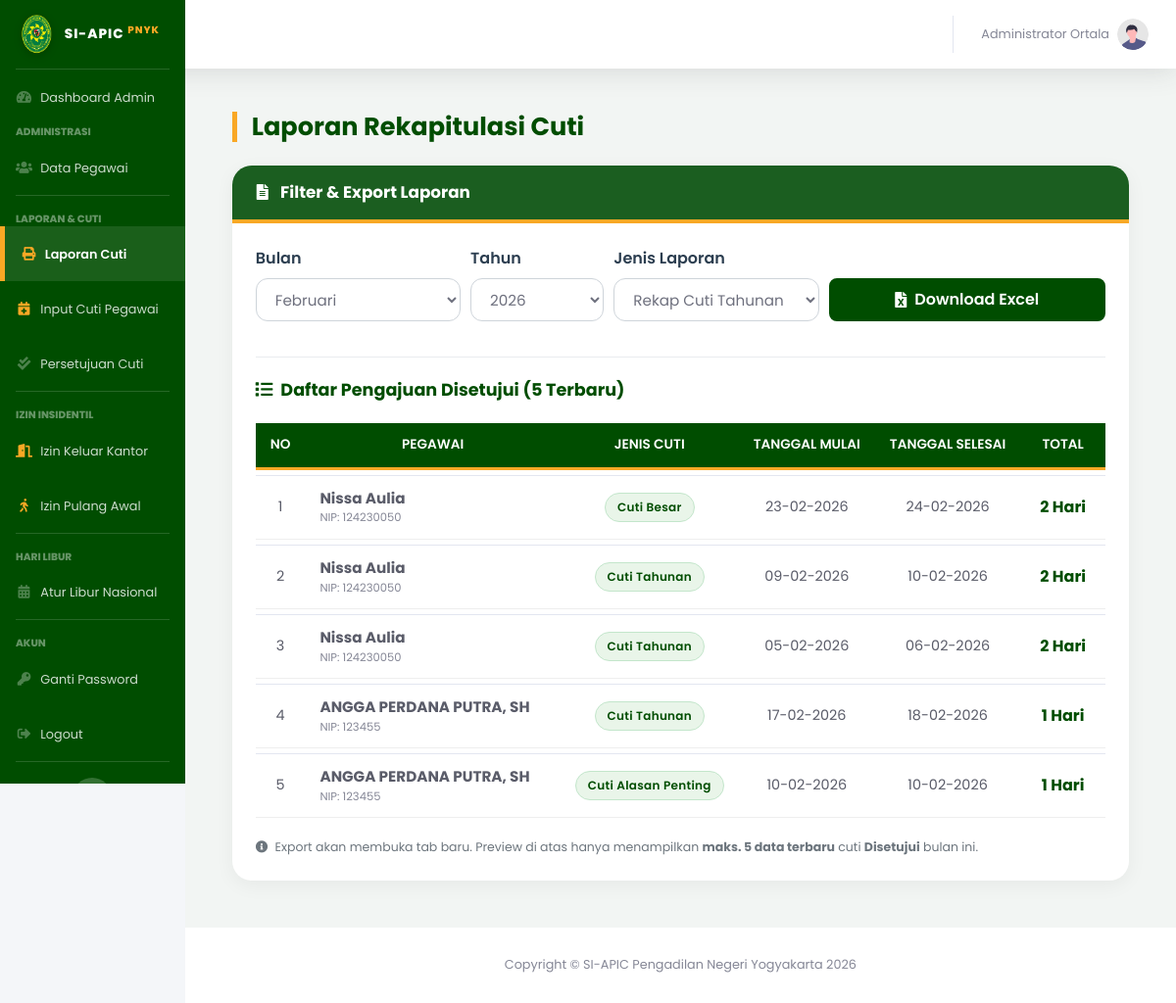
The app's page /index.php?page=laporan_cuti (signed in), older data.
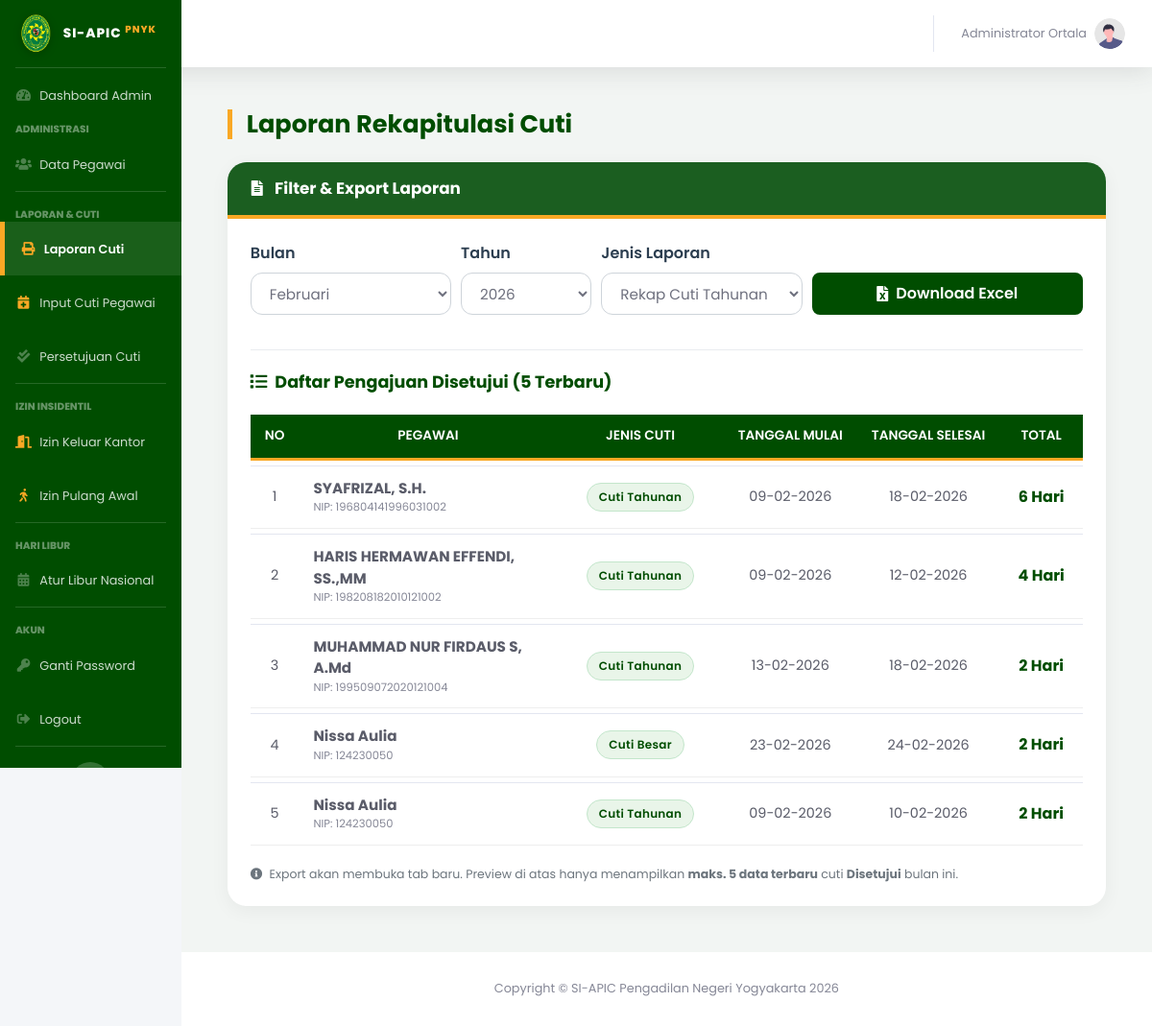
The same page, newer data.
### tables this page shows
CREATE TABLE `pengajuan_cuti` (
  `id_pengajuan` int(11) NOT NULL,
  `id_user` int(11) NOT NULL,
  `jenis_cuti` varchar(50) DEFAULT NULL,
  `id_atasan` int(11) DEFAULT NULL,
  `id_jenis` int(11) NOT NULL,
  `nomor_surat` varchar(100) DEFAULT NULL,
  `tgl_pengajuan` date DEFAULT NULL,
  `tgl_mulai` date NOT NULL,
  `tgl_selesai` date NOT NULL,
  `lama_hari` int(11) NOT NULL,
  `alasan` text NOT NULL,
  `no_telepon` varchar(20) DEFAULT NULL,
  `masa_kerja` varchar(50) DEFAULT NULL,
  `alamat_cuti` text NOT NULL,
  `status` enum('Diajukan','Disetujui','Ditolak','Dibatalkan') DEFAULT 'Diajukan',
  `catatan_admin` text DEFAULT NULL,
  `created_at` timestamp NOT NULL DEFAULT current_timestamp(),
  `sisa_cuti_n` int(11) DEFAULT 0,
  `sisa_cuti_n1` int(11) DEFAULT 0,
  `dipotong_n1` int(11) DEFAULT 0,
  `dipotong_n` int(11) DEFAULT 0,
  `id_pejabat` int(11) DEFAULT 0,
  `ttd_pejabat` enum('ketua','wakil','plh') DEFAULT 'ketua'
);

CREATE TABLE `users` (
  `id_user` int(11) NOT NULL,
  `nip` varchar(30) NOT NULL,
  `masa_kerja` varchar(50) DEFAULT NULL,
  `password` varchar(255) NOT NULL,
  `nama_lengkap` varchar(100) NOT NULL,
  `jabatan` varchar(100) DEFAULT NULL,
  `kategori_laporan` enum('HAKIM KARIR DAN AD HOC','PANITERA DAN PANMUD','SEKRETARIS DAN KASUBBAG','PANITERA PENGGANTI','JURUSITA','JURUSITA PENGGANTI','STAF') NOT NULL,
  `pangkat` varchar(50) DEFAULT NULL,
  `unit_kerja` varchar(100) DEFAULT 'Pengadilan Negeri Yogyakarta',
  `no_telepon` varchar(20) DEFAULT NULL,
  `role` enum('admin','user') NOT NULL,
  `is_atasan_langsung` tinyint(1) DEFAULT 0 COMMENT '1=Bisa TTD, 0=Staf Biasa',
  `sisa_cuti_n` int(11) DEFAULT 12,
  `sisa_cuti_n1` int(11) DEFAULT 0,
  `sisa_cuti_n2` int(11) DEFAULT 0,
  `kuota_cuti_sakit` int(11) DEFAULT 14,
  `created_at` timestamp NOT NULL DEFAULT current_timestamp(),
  `status_akun` enum('aktif','nonaktif') DEFAULT 'aktif',
  `id_atasan` int(11) DEFAULT NULL,
  `is_atasan` enum('0','1') DEFAULT '0'
);

CREATE TABLE `jenis_cuti` (
  `id_jenis` int(11) NOT NULL,
  `nama_jenis` varchar(50) NOT NULL
);

### pages/admin/laporan_cuti.php (the view, shortened to what the changed rows need)
<?php
$bln = date('m');
$thn = date('Y');
$query_preview = "SELECT p.*, u.nama_lengkap, u.nip, j.nama_jenis
                  FROM pengajuan_cuti p
                  JOIN users u ON p.id_user = u.id_user
                  JOIN jenis_cuti j ON p.id_jenis = j.id_jenis
                  WHERE p.status = 'Disetujui'
                    AND MONTH(p.tgl_mulai) = '$bln'
                    AND YEAR(p.tgl_mulai) = '$thn'
                  ORDER BY p.created_at DESC, p.id_pengajuan DESC
                  LIMIT 5";
$result_preview = mysqli_query($koneksi, $query_preview);
?>
<div class="container-fluid mb-5">
    <div class="d-sm-flex align-items-center justify-content-between mb-4 mt-4">
        <h1 class="h3 mb-0 page-header-title">Laporan Rekapitulasi Cuti</h1>
    </div>
    <div class="card card-pn-custom">
        <div class="card-body p-4">
            <div class="table-responsive">
                <table class="table table-custom table-hover">
                    <thead class="thead-pn">
                        <tr class="text-center">
                            <th style="width: 50px; min-width: 50px;">No</th>
                            <th>Pegawai</th>
                            <th width="20%">Jenis Cuti</th>
                            <th width="15%">Tanggal Mulai</th>
                            <th width="15%">Tanggal Selesai</th>
                            <th width="10%">Total</th>
                        </tr>
                    </thead>
                    <tbody>
                        <?php
                        $no = 1;
                        if ($result_preview && mysqli_num_rows($result_preview) > 0) {
                            while ($row = mysqli_fetch_assoc($result_preview)) {
                                $total_hari = isset($row['lama_hari']) ? (int)$row['lama_hari'] : 0;
                        ?>
                        <tr class="align-middle">
                            <td class="text-center text-dark"><?php echo $no; ?></td>
                            <td class="text-left">
                                <div class="d-flex flex-column justify-content-center">
                                    <span class="font-weight-bold text-dark" style="font-size: 0.95rem;"><?php echo $row['nama_lengkap']; ?></span>
                                    <span class="small text-secondary">NIP: <?php echo $row['nip']; ?></span>
                                </div>
                            </td>
                            <td class="text-center">
                                <span class="badge-jenis-cuti">
                                    <?php echo $row['nama_jenis']; ?>
                                </span>
                            </td>
                            <td class="text-center text-dark">
                                <?php echo date('d-m-Y', strtotime($row['tgl_mulai'])); ?>
                            </td>
                            <td class="text-center text-dark">
                                <?php echo date('d-m-Y', strtotime($row['tgl_selesai'])); ?>
                            </td>
                            <td class="text-center">
                                <span class="font-weight-bold text-pn" style="font-size: 1rem;">
                                    <?php echo $total_hari; ?> Hari
                                </span>
                            </td>
                        </tr>
                        <?php
                                $no++;
                            }
                        } ?>
                    </tbody>
                </table>
            </div>
        </div>
    </div>
</div>

Row changes from the older to the newer data that the page shows:
no longer on this page (row unchanged): pengajuan_cuti: id_user.nama_lengkap "Nissa Aulia", id_user.nip "124230050", id_jenis.nama_jenis "Cuti Tahunan", tgl_mulai "05-02-2026", tgl_selesai "06-02-2026", lama_hari "2"
no longer on this page (row unchanged): pengajuan_cuti: id_user.nama_lengkap "ANGGA PERDANA PUTRA, SH", id_user.nip "123455", id_jenis.nama_jenis "Cuti Tahunan", tgl_mulai "17-02-2026", tgl_selesai "18-02-2026", lama_hari "1"
no longer on this page (row unchanged): pengajuan_cuti: id_user.nama_lengkap "ANGGA PERDANA PUTRA, SH", id_user.nip "123455", id_jenis.nama_jenis "Cuti Alasan Penting", tgl_mulai "10-02-2026", tgl_selesai "10-02-2026", lama_hari "1"
added pengajuan_cuti: id_user.nama_lengkap "SYAFRIZAL, S.H.", id_user.nip "196804141996031002", id_jenis.nama_jenis "Cuti Tahunan", tgl_mulai "09-02-2026", tgl_selesai "18-02-2026", lama_hari "6"
added pengajuan_cuti: id_user.nama_lengkap "HARIS HERMAWAN EFFENDI, SS.,MM", id_user.nip "198208182010121002", id_jenis.nama_jenis "Cuti Tahunan", tgl_mulai "09-02-2026", tgl_selesai "12-02-2026", lama_hari "4"
added pengajuan_cuti: id_user.nama_lengkap "MUHAMMAD NUR FIRDAUS S, A.Md", id_user.nip "199509072020121004", id_jenis.nama_jenis "Cuti Tahunan", tgl_mulai "13-02-2026", tgl_selesai "18-02-2026", lama_hari "2"
